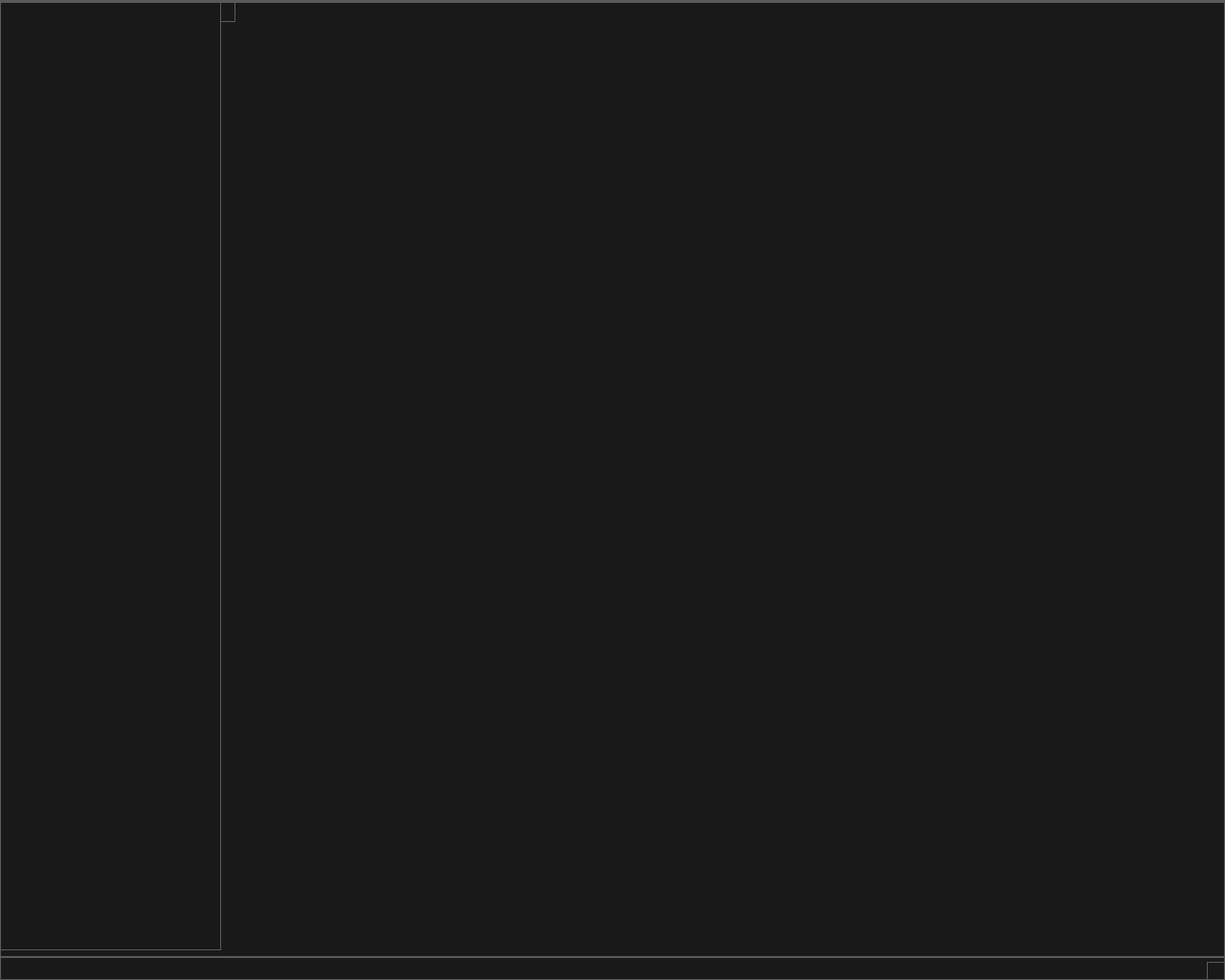
<?xml version="1.0" encoding="UTF-8"?>
<ui version="4.0">
 <class>MainWindow</class>
 <widget class="QMainWindow" name="MainWindow">
  <property name="geometry">
   <rect>
    <x>0</x>
    <y>0</y>
    <width>1280</width>
    <height>1024</height>
   </rect>
  </property>
  <property name="windowTitle">
   <string>DICOM Клиент</string>
  </property>
  <property name="windowIcon">
   <iconset resource="resource.qrc">
    <normaloff>:/icons/icons/kaf46.png</normaloff>:/icons/icons/kaf46.png</iconset>
  </property>
  <property name="styleSheet">
   <string notr="true">* {
	background: #191919;
	color: #DDDDDD;
	border: 1px solid #5A5A5A;
}

QWidget::item:selected {
	background: #3D7848;
}

QCheckBox, QRadioButton {
	border: none;
}

QRadioButton::indicator, QCheckBox::indicator {
	width: 13px;
	height: 13px;
}

QRadioButton::indicator::unchecked, QCheckBox::indicator::unchecked {
	border: 1px solid #5A5A5A;
	background: none;
}

QRadioButton::indicator:unchecked:hover, QCheckBox::indicator:unchecked:hover {
	border: 1px solid #DDDDDD;
}

QRadioButton::indicator::checked, QCheckBox::indicator::checked {
	border: 1px solid #5A5A5A;
	background: #5A5A5A;
}

QRadioButton::indicator:checked:hover, QCheckBox::indicator:checked:hover {
	border: 1px solid #DDDDDD;
	background: #DDDDDD;
}

QGroupBox {
	margin-top: 6px;
}

QGroupBox::title {
	top: -7px;
	left: 7px;
}

QScrollBar {
	border: 1px solid #5A5A5A;
	background: #191919;
}

QScrollBar:horizontal {
	height: 15px;
	margin: 0px 0px 0px 32px;
}

QScrollBar:vertical {
	width: 15px;
	margin: 32px 0px 0px 0px;
}

QScrollBar::handle {
	background: #353535;
	border: 1px solid #5A5A5A;
}

QScrollBar::handle:horizontal {
	border-width: 0px 1px 0px 1px;
}

QScrollBar::handle:vertical {
	border-width: 1px 0px 1px 0px;
}

QScrollBar::handle:horizontal {
	min-width: 20px;
}

QScrollBar::handle:vertical {
	min-height: 20px;
}

QScrollBar::add-line, QScrollBar::sub-line {
	background:#353535;
	border: 1px solid #5A5A5A;
	subcontrol-origin: margin;
}

QScrollBar::add-line {
	position: absolute;
}

QScrollBar::add-line:horizontal {
	width: 15px;
	subcontrol-position: left;
	left: 15px;
}

QScrollBar::add-line:vertical {
	height: 15px;
	subcontrol-position: top;
	top: 15px;
}

QScrollBar::sub-line:horizontal {
	width: 15px;
	subcontrol-position: top left;
}

QScrollBar::sub-line:vertical {
	height: 15px;
	subcontrol-position: top;
}

QScrollBar:left-arrow, QScrollBar::right-arrow, QScrollBar::up-arrow, QScrollBar::down-arrow {
	border: 1px solid #5A5A5A;
	width: 3px;
	height: 3px;
}

QScrollBar::add-page, QScrollBar::sub-page {
	background: none;
}

QAbstractButton:hover {
	background: #353535;
}

QAbstractButton:pressed {
	background: #5A5A5A;
}

QAbstractItemView {
	show-decoration-selected: 1;
	selection-background-color: #3D7848;
	selection-color: #DDDDDD;
	alternate-background-color: #353535;
}

QHeaderView {
	border: 1px solid #5A5A5A;
}

QHeaderView::section {
	background: #191919;
	border: 1px solid #5A5A5A;
	padding: 4px;
}

QHeaderView::section:selected, QHeaderView::section::checked {
	background: #353535;
}

QTableView {
	gridline-color: #5A5A5A;
}

QTabBar {
	margin-left: 2px;
}

QTabBar::tab {
	border-radius: 0px;
	padding: 4px;
	margin: 4px;
}

QTabBar::tab:selected {
	background: #353535;
}

QComboBox::down-arrow {
	border: 1px solid #5A5A5A;
	background: #353535;
}

QComboBox::drop-down {
	border: 1px solid #5A5A5A;
	background: #353535;
}

QComboBox::down-arrow {
	width: 3px;
	height: 3px;
	border: 1px solid #5A5A5A;
}

QAbstractSpinBox {
	padding-right: 15px;
}

QAbstractSpinBox::up-button, QAbstractSpinBox::down-button {
	border: 1px solid #5A5A5A;
	background: #353535;
	subcontrol-origin: border;
}

QAbstractSpinBox::up-arrow, QAbstractSpinBox::down-arrow {
	width: 3px;
	height: 3px;
	border: 1px solid #5A5A5A;
}

QSlider {
	border: none;
}

QSlider::groove:horizontal {
	height: 5px;
	margin: 4px 0px 4px 0px;
}

QSlider::groove:vertical {
	width: 5px;
	margin: 0px 4px 0px 4px;
}

QSlider::handle {
	border: 1px solid #5A5A5A;
	background: #353535;
}

QSlider::handle:horizontal {
	width: 15px;
	margin: -4px 0px -4px 0px;
}

QSlider::handle:vertical {
	height: 15px;
	margin: 0px -4px 0px -4px;
}

QSlider::add-page:vertical, QSlider::sub-page:horizontal {
	background: #3D7848;
}

QSlider::sub-page:vertical, QSlider::add-page:horizontal {
	background: #353535;
}

QLabel {
	border: none;
}

QProgressBar {
	text-align: center;
}

QProgressBar::chunk {
	width: 1px;
	background-color: #3D7848;
}

QMenu::separator {
	background: #353535;
}</string>
  </property>
  <widget class="QWidget" name="centralWidget">
   <widget class="SideBar" name="sideBarWidget" native="true">
    <property name="geometry">
     <rect>
      <x>0</x>
      <y>0</y>
      <width>231</width>
      <height>991</height>
     </rect>
    </property>
    <layout class="QHBoxLayout" name="horizontalLayout"/>
   </widget>
   <widget class="ViewerForm" name="viewerWidget" native="true">
    <property name="geometry">
     <rect>
      <x>230</x>
      <y>0</y>
      <width>1</width>
      <height>1</height>
     </rect>
    </property>
    <layout class="QVBoxLayout" name="viewerLayout"/>
   </widget>
   <widget class="AccessibilityForm" name="accessibilityWidget" native="true">
    <property name="geometry">
     <rect>
      <x>230</x>
      <y>0</y>
      <width>16</width>
      <height>21</height>
     </rect>
    </property>
    <layout class="QVBoxLayout" name="verticalLayout"/>
   </widget>
  </widget>
  <widget class="QMenuBar" name="menuBar">
   <property name="geometry">
    <rect>
     <x>0</x>
     <y>0</y>
     <width>1280</width>
     <height>24</height>
    </rect>
   </property>
  </widget>
  <widget class="QStatusBar" name="statusBar"/>
 </widget>
 <layoutdefault spacing="6" margin="11"/>
 <customwidgets>
  <customwidget>
   <class>SideBar</class>
   <extends>QWidget</extends>
   <header location="global">sidebar.h</header>
   <container>1</container>
  </customwidget>
  <customwidget>
   <class>ViewerForm</class>
   <extends>QWidget</extends>
   <header>viewerform.h</header>
   <container>1</container>
  </customwidget>
  <customwidget>
   <class>AccessibilityForm</class>
   <extends>QWidget</extends>
   <header location="global">accessibilityform.h</header>
   <container>1</container>
  </customwidget>
 </customwidgets>
 <resources>
  <include location="resource.qrc"/>
 </resources>
 <connections/>
</ui>
